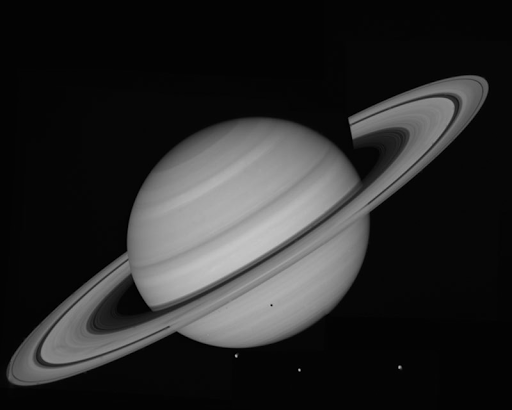
#> input picture images/saturn.png, 512 x 410 px
$ python 03-01-removeNoise.py
#> lines starting #> are read from the running program, lines starting #| are printed output that depends on the picture
#!/usr/bin/env python3
# -*- coding: utf-8 -*-
import numpy as np
import cv2


def fspecial_gaussian(std: int, kernel_size: int):
    """
    generate a (2k+1)x(2k+1) gaussian kernel with mean=0 and sigma(std deviation) = s
    author: Sandipan Dey
    source: https://stackoverflow.com/questions/17190649/how-to-obtain-a-gaussian-filter-in-python
    :param std: Gaussian sigma (standard deviation)
    :param kernel_size: Kernel size
    :return: numpy array with size (2k+1)x(2k+1)
    """
    s, k = std, kernel_size
    probs = [np.exp(-z * z / (2 * s * s)) / np.sqrt(2 * np.pi * s * s) for z in range(-k, k + 1)]
    # print(probs)
    kernel = np.outer(probs, probs)
    # print(kernel)
    return kernel


# read image
img = cv2.imread("images/saturn.png", 0)
#> img is the input picture: shape (410, 512); min 0, max 198, mean 41
# set window object
# cv2.namedWindow("image_1", cv2.WINDOW_NORMAL)
# add noise
noise = np.random.randn(*img.shape)
sigma_noise = 25
noisy_img = (img + noise * sigma_noise).astype("uint8")
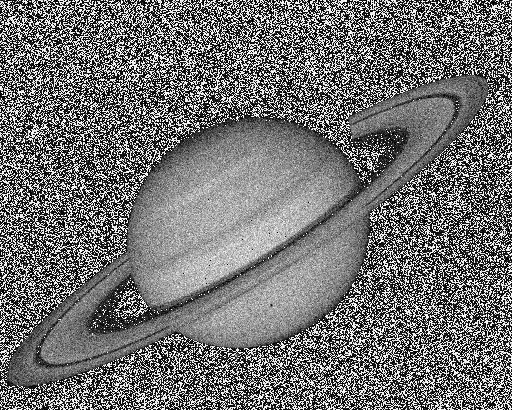
#> noisy_img: shape (410, 512); min 0, max 255, mean 114.3
# cv2.imshow("image", img)
cv2.imshow("noisy image", noisy_img)

# create gaussian filter
filter_size = 11
filter_sigma = 2
filter = fspecial_gaussian(filter_sigma, filter_size)

# apply filter to remove noise
smoothed = cv2.filter2D(noisy_img, -1, filter)
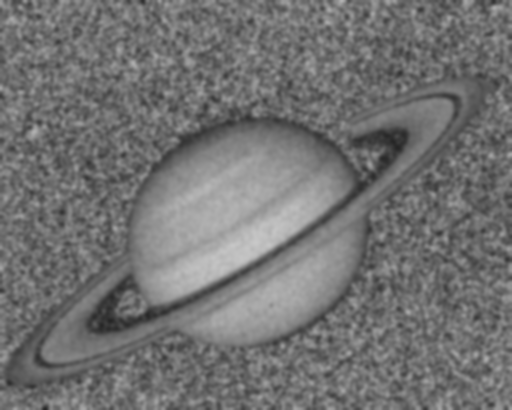
#> smoothed: shape (410, 512); min 37, max 200, mean 114.3
cv2.imshow("smoothed image", smoothed)
# using opencv replace fspecial_gaussian and imfilter in MAtLab with one function
blurred = cv2.GaussianBlur(noisy_img, (filter_size, filter_size), filter_sigma, sigmaY=filter_sigma)
cv2.imshow("blurred image", blurred)
# wait to press any key to close
cv2.waitKey(0)
cv2.destroyAllWindows()

$ run again, with images/blood-cells.png copied over images/saturn.png
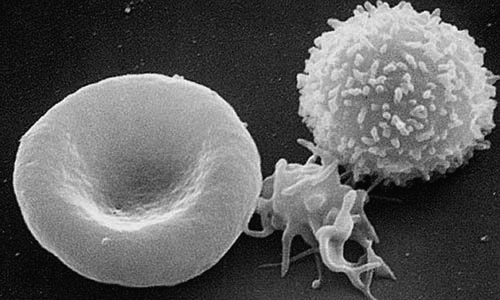
#> input picture images/blood-cells.png, 500 x 300 px
#> img is the input picture: shape (300, 500); min 5, max 255, mean 94.5
#> `noisy_img = (img + noise * sigma_noise).astype("uint8")`:
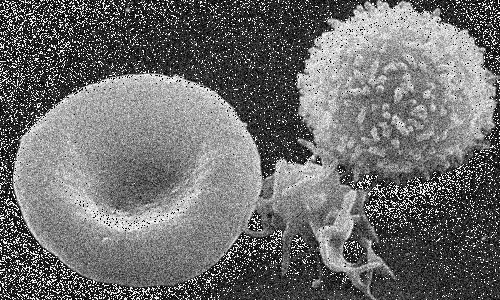
#> noisy_img: shape (300, 500); min 0, max 255, mean 110
#> `smoothed = cv2.filter2D(noisy_img, -1, filter)`:
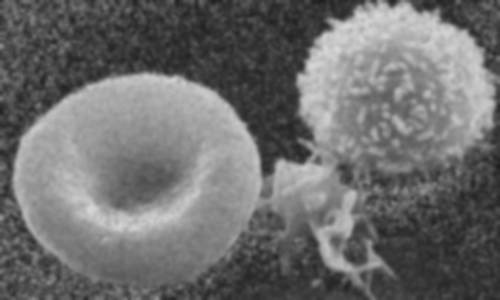
#> smoothed: shape (300, 500); min 29, max 216, mean 110
